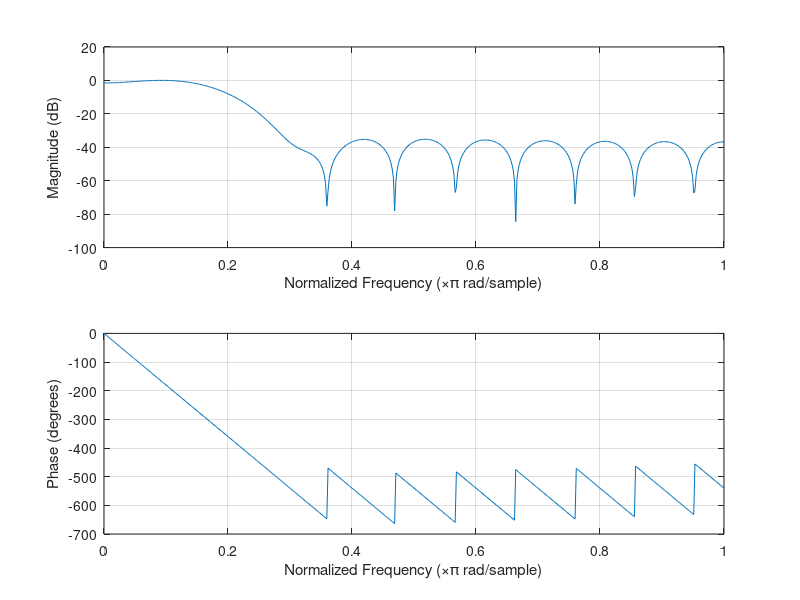

Here is the MATLAB script that generated this plot: (Note: this script raises an error after producing the figure.)
%FIR Design
close all;
por = 20;
b = fir1(por,[0.95*1e3/1e4,1.05*1e3/1e4]);
%b = fir1(por,2*1e3/1e4,'low');
freqz(b);
b_norm = round(b*256);
disp(b);
disp(b_norm);
%---------------------------
%FIR test
%Signal setup
fd = 1e4;
dt = 1/fd;
fs = 1000;
Ts = 1/fs;
N = 500;
time = linspace(0,dt*N,N);
noise_pwr = 35;
noise = wgn(1,N,noise_pwr);
razmach = 255;
signal = uint8(razmach/2*(sin(2*pi*time*fs) + 1) + noise);
%signal = uint8(razmach/2*(square(2*pi*time*fs) + 1) + noise);
%--------------------
FIR_signal = filter(b,1,signal);
%
FIR2 = FIR_signal;
for i = 1:N
    FIR2(i) = 0;
    for j = 1:(por + 1)
        if i > j
            FIR2(i) = FIR2(i) + b(j)*signal(i - j);
        end
    end
end
%
%Y = [signal.',FIR_signal.'];
Y = [signal.',FIR2.'];
figure;
h = stackedplot(time,Y);
h.AxesProperties(1).YLimits = [0 255];
h.AxesProperties(2).YLimits = [0 255];
%xlim([0,5/fs]);
legend('show');
grid on;